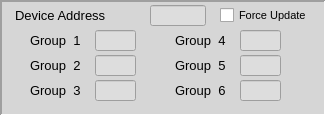
   <widget class="QFrame" name="frame_5">
    <property name="geometry">
     <rect>
      <x>5</x>
      <y>300</y>
      <width>326</width>
      <height>116</height>
     </rect>
    </property>
    <property name="palette">
     <palette>
      <active>
       <colorrole role="Button">
        <brush brushstyle="SolidPattern">
         <color alpha="255">
          <red>255</red>
          <green>255</green>
          <blue>255</blue>
         </color>
        </brush>
       </colorrole>
       <colorrole role="Midlight">
        <brush brushstyle="SolidPattern">
         <color alpha="255">
          <red>255</red>
          <green>255</green>
          <blue>255</blue>
         </color>
        </brush>
       </colorrole>
       <colorrole role="Base">
        <brush brushstyle="SolidPattern">
         <color alpha="255">
          <red>255</red>
          <green>255</green>
          <blue>255</blue>
         </color>
        </brush>
       </colorrole>
       <colorrole role="Window">
        <brush brushstyle="SolidPattern">
         <color alpha="255">
          <red>214</red>
          <green>214</green>
          <blue>214</blue>
         </color>
        </brush>
       </colorrole>
      </active>
      <inactive>
       <colorrole role="Button">
        <brush brushstyle="SolidPattern">
         <color alpha="255">
          <red>255</red>
          <green>255</green>
          <blue>255</blue>
         </color>
        </brush>
       </colorrole>
       <colorrole role="Midlight">
        <brush brushstyle="SolidPattern">
         <color alpha="255">
          <red>255</red>
          <green>255</green>
          <blue>255</blue>
         </color>
        </brush>
       </colorrole>
       <colorrole role="Base">
        <brush brushstyle="SolidPattern">
         <color alpha="255">
          <red>255</red>
          <green>255</green>
          <blue>255</blue>
         </color>
        </brush>
       </colorrole>
       <colorrole role="Window">
        <brush brushstyle="SolidPattern">
         <color alpha="255">
          <red>214</red>
          <green>214</green>
          <blue>214</blue>
         </color>
        </brush>
       </colorrole>
      </inactive>
      <disabled>
       <colorrole role="Button">
        <brush brushstyle="SolidPattern">
         <color alpha="255">
          <red>255</red>
          <green>255</green>
          <blue>255</blue>
         </color>
        </brush>
       </colorrole>
       <colorrole role="Midlight">
        <brush brushstyle="SolidPattern">
         <color alpha="255">
          <red>255</red>
          <green>255</green>
          <blue>255</blue>
         </color>
        </brush>
       </colorrole>
       <colorrole role="Base">
        <brush brushstyle="SolidPattern">
         <color alpha="255">
          <red>214</red>
          <green>214</green>
          <blue>214</blue>
         </color>
        </brush>
       </colorrole>
       <colorrole role="Window">
        <brush brushstyle="SolidPattern">
         <color alpha="255">
          <red>214</red>
          <green>214</green>
          <blue>214</blue>
         </color>
        </brush>
       </colorrole>
      </disabled>
     </palette>
    </property>
    <property name="font">
     <font>
      <pointsize>13</pointsize>
     </font>
    </property>
    <property name="autoFillBackground">
     <bool>true</bool>
    </property>
    <property name="frameShape">
     <enum>QFrame::Panel</enum>
    </property>
    <property name="frameShadow">
     <enum>QFrame::Sunken</enum>
    </property>
    <property name="lineWidth">
     <number>2</number>
    </property>
    <property name="midLineWidth">
     <number>1</number>
    </property>
    <widget class="QLineEdit" name="GroupAddress3">
     <property name="geometry">
      <rect>
       <x>95</x>
       <y>80</y>
       <width>41</width>
       <height>21</height>
      </rect>
     </property>
     <property name="palette">
      <palette>
       <active>
        <colorrole role="Text">
         <brush brushstyle="SolidPattern">
          <color alpha="255">
           <red>0</red>
           <green>0</green>
           <blue>80</blue>
          </color>
         </brush>
        </colorrole>
        <colorrole role="Base">
         <brush brushstyle="SolidPattern">
          <color alpha="255">
           <red>221</red>
           <green>221</green>
           <blue>221</blue>
          </color>
         </brush>
        </colorrole>
        <colorrole role="Window">
         <brush brushstyle="SolidPattern">
          <color alpha="255">
           <red>221</red>
           <green>221</green>
           <blue>221</blue>
          </color>
         </brush>
        </colorrole>
       </active>
       <inactive>
        <colorrole role="Text">
         <brush brushstyle="SolidPattern">
          <color alpha="255">
           <red>0</red>
           <green>0</green>
           <blue>80</blue>
          </color>
         </brush>
        </colorrole>
        <colorrole role="Base">
         <brush brushstyle="SolidPattern">
          <color alpha="255">
           <red>221</red>
           <green>221</green>
           <blue>221</blue>
          </color>
         </brush>
        </colorrole>
        <colorrole role="Window">
         <brush brushstyle="SolidPattern">
          <color alpha="255">
           <red>221</red>
           <green>221</green>
           <blue>221</blue>
          </color>
         </brush>
        </colorrole>
       </inactive>
       <disabled>
        <colorrole role="Text">
         <brush brushstyle="SolidPattern">
          <color alpha="255">
           <red>0</red>
           <green>0</green>
           <blue>80</blue>
          </color>
         </brush>
        </colorrole>
        <colorrole role="Base">
         <brush brushstyle="SolidPattern">
          <color alpha="255">
           <red>221</red>
           <green>221</green>
           <blue>221</blue>
          </color>
         </brush>
        </colorrole>
        <colorrole role="Window">
         <brush brushstyle="SolidPattern">
          <color alpha="255">
           <red>221</red>
           <green>221</green>
           <blue>221</blue>
          </color>
         </brush>
        </colorrole>
       </disabled>
      </palette>
     </property>
     <property name="font">
      <font>
       <pointsize>10</pointsize>
      </font>
     </property>
     <property name="text">
      <string/>
     </property>
     <property name="alignment">
      <set>Qt::AlignRight|Qt::AlignTrailing|Qt::AlignVCenter</set>
     </property>
    </widget>
    <widget class="QLabel" name="label_6">
     <property name="geometry">
      <rect>
       <x>30</x>
       <y>80</y>
       <width>66</width>
       <height>21</height>
      </rect>
     </property>
     <property name="font">
      <font>
       <pointsize>10</pointsize>
      </font>
     </property>
     <property name="text">
      <string>Group  3</string>
     </property>
    </widget>
    <widget class="QLabel" name="label_4">
     <property name="geometry">
      <rect>
       <x>30</x>
       <y>30</y>
       <width>66</width>
       <height>21</height>
      </rect>
     </property>
     <property name="font">
      <font>
       <pointsize>10</pointsize>
      </font>
     </property>
     <property name="text">
      <string>Group  1 </string>
     </property>
    </widget>
    <widget class="QLabel" name="label_5">
     <property name="geometry">
      <rect>
       <x>30</x>
       <y>55</y>
       <width>66</width>
       <height>21</height>
      </rect>
     </property>
     <property name="font">
      <font>
       <pointsize>10</pointsize>
      </font>
     </property>
     <property name="text">
      <string>Group  2</string>
     </property>
    </widget>
    <widget class="QLineEdit" name="GroupAddress2">
     <property name="geometry">
      <rect>
       <x>95</x>
       <y>55</y>
       <width>41</width>
       <height>21</height>
      </rect>
     </property>
     <property name="palette">
      <palette>
       <active>
        <colorrole role="Text">
         <brush brushstyle="SolidPattern">
          <color alpha="255">
           <red>0</red>
           <green>0</green>
           <blue>80</blue>
          </color>
         </brush>
        </colorrole>
        <colorrole role="Base">
         <brush brushstyle="SolidPattern">
          <color alpha="255">
           <red>221</red>
           <green>221</green>
           <blue>221</blue>
          </color>
         </brush>
        </colorrole>
        <colorrole role="Window">
         <brush brushstyle="SolidPattern">
          <color alpha="255">
           <red>221</red>
           <green>221</green>
           <blue>221</blue>
          </color>
         </brush>
        </colorrole>
       </active>
       <inactive>
        <colorrole role="Text">
         <brush brushstyle="SolidPattern">
          <color alpha="255">
           <red>0</red>
           <green>0</green>
           <blue>80</blue>
          </color>
         </brush>
        </colorrole>
        <colorrole role="Base">
         <brush brushstyle="SolidPattern">
          <color alpha="255">
           <red>221</red>
           <green>221</green>
           <blue>221</blue>
          </color>
         </brush>
        </colorrole>
        <colorrole role="Window">
         <brush brushstyle="SolidPattern">
          <color alpha="255">
           <red>221</red>
           <green>221</green>
           <blue>221</blue>
          </color>
         </brush>
        </colorrole>
       </inactive>
       <disabled>
        <colorrole role="Text">
         <brush brushstyle="SolidPattern">
          <color alpha="255">
           <red>0</red>
           <green>0</green>
           <blue>80</blue>
          </color>
         </brush>
        </colorrole>
        <colorrole role="Base">
         <brush brushstyle="SolidPattern">
          <color alpha="255">
           <red>221</red>
           <green>221</green>
           <blue>221</blue>
          </color>
         </brush>
        </colorrole>
        <colorrole role="Window">
         <brush brushstyle="SolidPattern">
          <color alpha="255">
           <red>221</red>
           <green>221</green>
           <blue>221</blue>
          </color>
         </brush>
        </colorrole>
       </disabled>
      </palette>
     </property>
     <property name="font">
      <font>
       <pointsize>10</pointsize>
      </font>
     </property>
     <property name="text">
      <string/>
     </property>
     <property name="alignment">
      <set>Qt::AlignRight|Qt::AlignTrailing|Qt::AlignVCenter</set>
     </property>
    </widget>
    <widget class="QLabel" name="label_3">
     <property name="geometry">
      <rect>
       <x>15</x>
       <y>5</y>
       <width>111</width>
       <height>21</height>
      </rect>
     </property>
     <property name="font">
      <font>
       <pointsize>10</pointsize>
      </font>
     </property>
     <property name="text">
      <string>Device Address </string>
     </property>
    </widget>
    <widget class="QLineEdit" name="GroupAddress1">
     <property name="geometry">
      <rect>
       <x>95</x>
       <y>30</y>
       <width>41</width>
       <height>21</height>
      </rect>
     </property>
     <property name="palette">
      <palette>
       <active>
        <colorrole role="Text">
         <brush brushstyle="SolidPattern">
          <color alpha="255">
           <red>0</red>
           <green>0</green>
           <blue>80</blue>
          </color>
         </brush>
        </colorrole>
        <colorrole role="Base">
         <brush brushstyle="SolidPattern">
          <color alpha="255">
           <red>221</red>
           <green>221</green>
           <blue>221</blue>
          </color>
         </brush>
        </colorrole>
        <colorrole role="Window">
         <brush brushstyle="SolidPattern">
          <color alpha="255">
           <red>221</red>
           <green>221</green>
           <blue>221</blue>
          </color>
         </brush>
        </colorrole>
       </active>
       <inactive>
        <colorrole role="Text">
         <brush brushstyle="SolidPattern">
          <color alpha="255">
           <red>0</red>
           <green>0</green>
           <blue>80</blue>
          </color>
         </brush>
        </colorrole>
        <colorrole role="Base">
         <brush brushstyle="SolidPattern">
          <color alpha="255">
           <red>221</red>
           <green>221</green>
           <blue>221</blue>
          </color>
         </brush>
        </colorrole>
        <colorrole role="Window">
         <brush brushstyle="SolidPattern">
          <color alpha="255">
           <red>221</red>
           <green>221</green>
           <blue>221</blue>
          </color>
         </brush>
        </colorrole>
       </inactive>
       <disabled>
        <colorrole role="Text">
         <brush brushstyle="SolidPattern">
          <color alpha="255">
           <red>0</red>
           <green>0</green>
           <blue>80</blue>
          </color>
         </brush>
        </colorrole>
        <colorrole role="Base">
         <brush brushstyle="SolidPattern">
          <color alpha="255">
           <red>221</red>
           <green>221</green>
           <blue>221</blue>
          </color>
         </brush>
        </colorrole>
        <colorrole role="Window">
         <brush brushstyle="SolidPattern">
          <color alpha="255">
           <red>221</red>
           <green>221</green>
           <blue>221</blue>
          </color>
         </brush>
        </colorrole>
       </disabled>
      </palette>
     </property>
     <property name="font">
      <font>
       <pointsize>10</pointsize>
      </font>
     </property>
     <property name="text">
      <string/>
     </property>
     <property name="alignment">
      <set>Qt::AlignRight|Qt::AlignTrailing|Qt::AlignVCenter</set>
     </property>
    </widget>
    <widget class="QLineEdit" name="GroupAddress6">
     <property name="geometry">
      <rect>
       <x>240</x>
       <y>80</y>
       <width>41</width>
       <height>21</height>
      </rect>
     </property>
     <property name="palette">
      <palette>
       <active>
        <colorrole role="Text">
         <brush brushstyle="SolidPattern">
          <color alpha="255">
           <red>0</red>
           <green>0</green>
           <blue>80</blue>
          </color>
         </brush>
        </colorrole>
        <colorrole role="Base">
         <brush brushstyle="SolidPattern">
          <color alpha="255">
           <red>221</red>
           <green>221</green>
           <blue>221</blue>
          </color>
         </brush>
        </colorrole>
        <colorrole role="Window">
         <brush brushstyle="SolidPattern">
          <color alpha="255">
           <red>221</red>
           <green>221</green>
           <blue>221</blue>
          </color>
         </brush>
        </colorrole>
       </active>
       <inactive>
        <colorrole role="Text">
         <brush brushstyle="SolidPattern">
          <color alpha="255">
           <red>0</red>
           <green>0</green>
           <blue>80</blue>
          </color>
         </brush>
        </colorrole>
        <colorrole role="Base">
         <brush brushstyle="SolidPattern">
          <color alpha="255">
           <red>221</red>
           <green>221</green>
           <blue>221</blue>
          </color>
         </brush>
        </colorrole>
        <colorrole role="Window">
         <brush brushstyle="SolidPattern">
          <color alpha="255">
           <red>221</red>
           <green>221</green>
           <blue>221</blue>
          </color>
         </brush>
        </colorrole>
       </inactive>
       <disabled>
        <colorrole role="Text">
         <brush brushstyle="SolidPattern">
          <color alpha="255">
           <red>0</red>
           <green>0</green>
           <blue>80</blue>
          </color>
         </brush>
        </colorrole>
        <colorrole role="Base">
         <brush brushstyle="SolidPattern">
          <color alpha="255">
           <red>221</red>
           <green>221</green>
           <blue>221</blue>
          </color>
         </brush>
        </colorrole>
        <colorrole role="Window">
         <brush brushstyle="SolidPattern">
          <color alpha="255">
           <red>221</red>
           <green>221</green>
           <blue>221</blue>
          </color>
         </brush>
        </colorrole>
       </disabled>
      </palette>
     </property>
     <property name="font">
      <font>
       <pointsize>10</pointsize>
      </font>
     </property>
     <property name="text">
      <string/>
     </property>
     <property name="alignment">
      <set>Qt::AlignRight|Qt::AlignTrailing|Qt::AlignVCenter</set>
     </property>
    </widget>
    <widget class="QLineEdit" name="GroupAddress5">
     <property name="geometry">
      <rect>
       <x>240</x>
       <y>55</y>
       <width>41</width>
       <height>21</height>
      </rect>
     </property>
     <property name="palette">
      <palette>
       <active>
        <colorrole role="Text">
         <brush brushstyle="SolidPattern">
          <color alpha="255">
           <red>0</red>
           <green>0</green>
           <blue>80</blue>
          </color>
         </brush>
        </colorrole>
        <colorrole role="Base">
         <brush brushstyle="SolidPattern">
          <color alpha="255">
           <red>221</red>
           <green>221</green>
           <blue>221</blue>
          </color>
         </brush>
        </colorrole>
        <colorrole role="Window">
         <brush brushstyle="SolidPattern">
          <color alpha="255">
           <red>221</red>
           <green>221</green>
           <blue>221</blue>
          </color>
         </brush>
        </colorrole>
       </active>
       <inactive>
        <colorrole role="Text">
         <brush brushstyle="SolidPattern">
          <color alpha="255">
           <red>0</red>
           <green>0</green>
           <blue>80</blue>
          </color>
         </brush>
        </colorrole>
        <colorrole role="Base">
         <brush brushstyle="SolidPattern">
          <color alpha="255">
           <red>221</red>
           <green>221</green>
           <blue>221</blue>
          </color>
         </brush>
        </colorrole>
        <colorrole role="Window">
         <brush brushstyle="SolidPattern">
          <color alpha="255">
           <red>221</red>
           <green>221</green>
           <blue>221</blue>
          </color>
         </brush>
        </colorrole>
       </inactive>
       <disabled>
        <colorrole role="Text">
         <brush brushstyle="SolidPattern">
          <color alpha="255">
           <red>0</red>
           <green>0</green>
           <blue>80</blue>
          </color>
         </brush>
        </colorrole>
        <colorrole role="Base">
         <brush brushstyle="SolidPattern">
          <color alpha="255">
           <red>221</red>
           <green>221</green>
           <blue>221</blue>
          </color>
         </brush>
        </colorrole>
        <colorrole role="Window">
         <brush brushstyle="SolidPattern">
          <color alpha="255">
           <red>221</red>
           <green>221</green>
           <blue>221</blue>
          </color>
         </brush>
        </colorrole>
       </disabled>
      </palette>
     </property>
     <property name="font">
      <font>
       <pointsize>10</pointsize>
      </font>
     </property>
     <property name="text">
      <string/>
     </property>
     <property name="alignment">
      <set>Qt::AlignRight|Qt::AlignTrailing|Qt::AlignVCenter</set>
     </property>
    </widget>
    <widget class="QLineEdit" name="GroupAddress4">
     <property name="geometry">
      <rect>
       <x>240</x>
       <y>30</y>
       <width>41</width>
       <height>21</height>
      </rect>
     </property>
     <property name="palette">
      <palette>
       <active>
        <colorrole role="Text">
         <brush brushstyle="SolidPattern">
          <color alpha="255">
           <red>0</red>
           <green>0</green>
           <blue>80</blue>
          </color>
         </brush>
        </colorrole>
        <colorrole role="Base">
         <brush brushstyle="SolidPattern">
          <color alpha="255">
           <red>221</red>
           <green>221</green>
           <blue>221</blue>
          </color>
         </brush>
        </colorrole>
        <colorrole role="Window">
         <brush brushstyle="SolidPattern">
          <color alpha="255">
           <red>221</red>
           <green>221</green>
           <blue>221</blue>
          </color>
         </brush>
        </colorrole>
       </active>
       <inactive>
        <colorrole role="Text">
         <brush brushstyle="SolidPattern">
          <color alpha="255">
           <red>0</red>
           <green>0</green>
           <blue>80</blue>
          </color>
         </brush>
        </colorrole>
        <colorrole role="Base">
         <brush brushstyle="SolidPattern">
          <color alpha="255">
           <red>221</red>
           <green>221</green>
           <blue>221</blue>
          </color>
         </brush>
        </colorrole>
        <colorrole role="Window">
         <brush brushstyle="SolidPattern">
          <color alpha="255">
           <red>221</red>
           <green>221</green>
           <blue>221</blue>
          </color>
         </brush>
        </colorrole>
       </inactive>
       <disabled>
        <colorrole role="Text">
         <brush brushstyle="SolidPattern">
          <color alpha="255">
           <red>0</red>
           <green>0</green>
           <blue>80</blue>
          </color>
         </brush>
        </colorrole>
        <colorrole role="Base">
         <brush brushstyle="SolidPattern">
          <color alpha="255">
           <red>221</red>
           <green>221</green>
           <blue>221</blue>
          </color>
         </brush>
        </colorrole>
        <colorrole role="Window">
         <brush brushstyle="SolidPattern">
          <color alpha="255">
           <red>221</red>
           <green>221</green>
           <blue>221</blue>
          </color>
         </brush>
        </colorrole>
       </disabled>
      </palette>
     </property>
     <property name="font">
      <font>
       <pointsize>10</pointsize>
      </font>
     </property>
     <property name="text">
      <string/>
     </property>
     <property name="alignment">
      <set>Qt::AlignRight|Qt::AlignTrailing|Qt::AlignVCenter</set>
     </property>
    </widget>
    <widget class="QLabel" name="label_31">
     <property name="geometry">
      <rect>
       <x>175</x>
       <y>55</y>
       <width>66</width>
       <height>21</height>
      </rect>
     </property>
     <property name="font">
      <font>
       <pointsize>10</pointsize>
      </font>
     </property>
     <property name="text">
      <string>Group  5</string>
     </property>
    </widget>
    <widget class="QLabel" name="label_32">
     <property name="geometry">
      <rect>
       <x>175</x>
       <y>30</y>
       <width>66</width>
       <height>21</height>
      </rect>
     </property>
     <property name="font">
      <font>
       <pointsize>10</pointsize>
      </font>
     </property>
     <property name="text">
      <string>Group  4</string>
     </property>
    </widget>
    <widget class="QLabel" name="label_33">
     <property name="geometry">
      <rect>
       <x>175</x>
       <y>80</y>
       <width>66</width>
       <height>21</height>
      </rect>
     </property>
     <property name="font">
      <font>
       <pointsize>10</pointsize>
      </font>
     </property>
     <property name="text">
      <string>Group  6</string>
     </property>
    </widget>
    <widget class="QLineEdit" name="DeviceAddress">
     <property name="geometry">
      <rect>
       <x>150</x>
       <y>5</y>
       <width>56</width>
       <height>21</height>
      </rect>
     </property>
     <property name="palette">
      <palette>
       <active>
        <colorrole role="Text">
         <brush brushstyle="SolidPattern">
          <color alpha="255">
           <red>255</red>
           <green>0</green>
           <blue>0</blue>
          </color>
         </brush>
        </colorrole>
        <colorrole role="Base">
         <brush brushstyle="SolidPattern">
          <color alpha="255">
           <red>221</red>
           <green>221</green>
           <blue>221</blue>
          </color>
         </brush>
        </colorrole>
        <colorrole role="Window">
         <brush brushstyle="SolidPattern">
          <color alpha="255">
           <red>221</red>
           <green>221</green>
           <blue>221</blue>
          </color>
         </brush>
        </colorrole>
       </active>
       <inactive>
        <colorrole role="Text">
         <brush brushstyle="SolidPattern">
          <color alpha="255">
           <red>255</red>
           <green>0</green>
           <blue>0</blue>
          </color>
         </brush>
        </colorrole>
        <colorrole role="Base">
         <brush brushstyle="SolidPattern">
          <color alpha="255">
           <red>221</red>
           <green>221</green>
           <blue>221</blue>
          </color>
         </brush>
        </colorrole>
        <colorrole role="Window">
         <brush brushstyle="SolidPattern">
          <color alpha="255">
           <red>221</red>
           <green>221</green>
           <blue>221</blue>
          </color>
         </brush>
        </colorrole>
       </inactive>
       <disabled>
        <colorrole role="Text">
         <brush brushstyle="SolidPattern">
          <color alpha="255">
           <red>0</red>
           <green>0</green>
           <blue>80</blue>
          </color>
         </brush>
        </colorrole>
        <colorrole role="Base">
         <brush brushstyle="SolidPattern">
          <color alpha="255">
           <red>221</red>
           <green>221</green>
           <blue>221</blue>
          </color>
         </brush>
        </colorrole>
        <colorrole role="Window">
         <brush brushstyle="SolidPattern">
          <color alpha="255">
           <red>221</red>
           <green>221</green>
           <blue>221</blue>
          </color>
         </brush>
        </colorrole>
       </disabled>
      </palette>
     </property>
     <property name="font">
      <font>
       <pointsize>12</pointsize>
       <weight>50</weight>
       <bold>false</bold>
      </font>
     </property>
     <property name="text">
      <string/>
     </property>
     <property name="alignment">
      <set>Qt::AlignRight|Qt::AlignTrailing|Qt::AlignVCenter</set>
     </property>
    </widget>
    <widget class="QCheckBox" name="ForceAddressChange">
     <property name="geometry">
      <rect>
       <x>220</x>
       <y>5</y>
       <width>101</width>
       <height>21</height>
      </rect>
     </property>
     <property name="font">
      <font>
       <pointsize>8</pointsize>
      </font>
     </property>
     <property name="text">
      <string>Force Update</string>
     </property>
    </widget>
   </widget>
